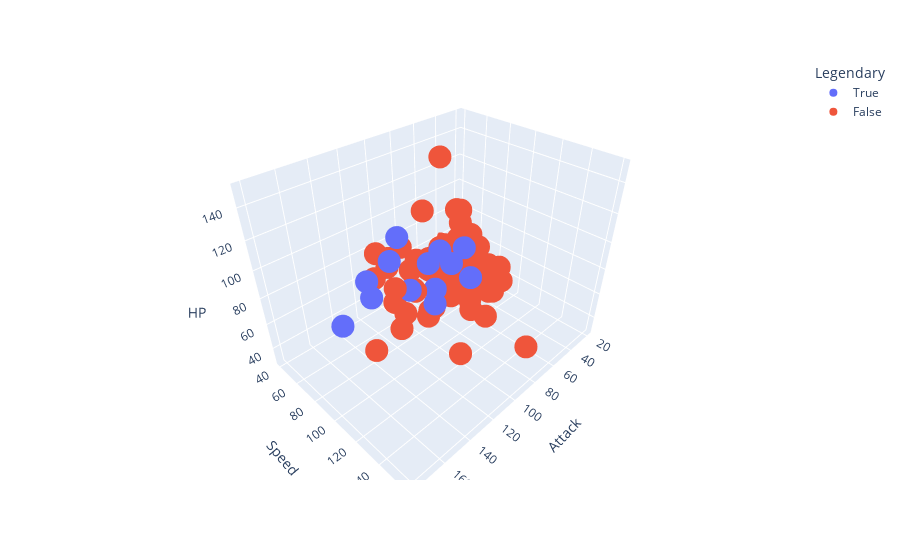

The notebook cell saved with this chart:
### Code cell
px.scatter_3d(df7,x='Attack',y='Speed',z='HP',color='Legendary',hover_name='Name')

### Figure 1 — Plotly figure (JSON) as saved in the notebook; plotly's stock layout.template omitted (floating-point values rounded to 4 significant figures)
{"data": [{"hovertemplate": "<b>%{hovertext}</b><br><br>Legendary=True<br>Attack=%{x}<br>Speed=%{y}<br>HP=%{z}<extra></extra>", "hovertext": ["RayquazaMega Rayquaza", "Ho-oh", "Lugia", "Yveltal", "Rayquaza", "LandorusIncarnate Forme", "ShayminSky Forme", "LandorusTherian Forme", "ThundurusIncarnate Forme", "ThundurusTherian Forme", "Zapdos", "Articuno", "Moltres"], "legendgroup": "True", "marker": {"color": "#636efa", "symbol": "circle"}, "mode": "markers", "name": "True", "scene": "scene", "showlegend": true, "type": "scatter3d", "x": [180, 130, 90, 131, 150, 125, 103, 145, 115, 105, 90, 85, 100], "y": [115, 90, 110, 99, 95, 101, 127, 91, 111, 101, 100, 85, 90], "z": [105, 106, 106, 126, 105, 89, 100, 89, 79, 79, 90, 90, 90]}, {"hovertemplate": "<b>%{hovertext}</b><br><br>Legendary=False<br>Attack=%{x}<br>Speed=%{y}<br>HP=%{z}<extra></extra>", "hovertext": ["SalamenceMega Salamence", "CharizardMega Charizard Y", "AerodactylMega Aerodactyl", "PinsirMega Pinsir", "Salamence", "Dragonite", "PidgeotMega Pidgeot", "Archeops", "Togekiss", "Gyarados", "Crobat", "Charizard", "RotomFan Rotom", "Yanmega", "Aerodactyl", "Braviary", "Gliscor", "Mandibuzz", "Honchkrow", "Scyther", "Hawlucha", "Talonflame", "Drifblim", "Sigilyph", "Altaria", "Unfezant", "Staraptor", "Pidgeot", "Vespiquen", "Swanna", "Xatu", "Skarmory", "Mantine", "Jumpluff", "Dodrio", "Tropius", "Ninjask", "Golbat", "Noctowl", "Fearow", "Swellow", "Gligar", "Pelipper", "Emolga", "Swoobat", "Mothim", "Masquerain", "Vivillon", "Chatot", "Murkrow", "Togetic", "Archen", "Beautifly", "Butterfree", "Yanma", "Ledian", "Fletchinder", "Vullaby", "Tranquill", "Farfetch'd", "Rufflet", "Pidgeotto", "Drifloon", "Mantyke", "Staravia", "Skiploom", "Delibird", "Natu", "Woobat", "Doduo", "Swablu", "Ducklett", "Fletchling", "Taillow", "Wingull", "Ledyba", "Pidove", "Hoothoot", "Spearow", "Pidgey", "Hoppip", "Starly", "Zubat", "Combee"], "legendgroup": "False", "marker": {"color": "#EF553B", "symbol": "circle"}, "mode": "markers", "name": "False", "scene": "scene", "showlegend": true, "type": "scatter3d", "x": [145, 104, 135, 155, 135, 134, 80, 140, 50, 125, 90, 84, 65, 76, 105, 123, 95, 65, 125, 110, 92, 81, 80, 58, 70, 115, 120, 80, 80, 87, 75, 80, 40, 55, 110, 68, 90, 80, 50, 90, 85, 75, 50, 75, 57, 94, 60, 52, 65, 85, 40, 112, 70, 45, 65, 35, 73, 55, 77, 65, 83, 60, 50, 20, 75, 45, 55, 50, 45, 85, 40, 44, 50, 55, 30, 20, 55, 30, 60, 45, 35, 55, 45, 30], "y": [120, 100, 150, 105, 100, 80, 121, 110, 80, 81, 130, 100, 86, 95, 130, 80, 95, 80, 71, 105, 118, 126, 80, 97, 80, 93, 100, 101, 40, 98, 95, 70, 70, 110, 100, 51, 160, 90, 70, 100, 125, 85, 65, 103, 114, 66, 60, 89, 91, 91, 40, 70, 65, 70, 95, 85, 84, 60, 65, 60, 60, 71, 70, 50, 80, 80, 75, 70, 72, 75, 50, 55, 62, 85, 85, 55, 43, 50, 70, 56, 50, 60, 55, 70], "z": [95, 78, 80, 65, 95, 91, 83, 75, 85, 95, 85, 78, 50, 86, 80, 100, 75, 110, 100, 70, 78, 78, 150, 72, 75, 80, 85, 83, 70, 75, 65, 65, 65, 75, 60, 99, 61, 75, 100, 65, 60, 65, 60, 55, 67, 70, 70, 80, 76, 60, 55, 55, 60, 60, 65, 55, 62, 70, 62, 52, 70, 63, 90, 45, 55, 55, 45, 40, 55, 35, 45, 62, 45, 40, 40, 40, 50, 60, 40, 40, 35, 40, 40, 30]}], "layout": {"legend": {"title": {"text": "Legendary"}, "tracegroupgap": 0}, "margin": {"t": 60}, "scene": {"domain": {"x": [0, 1], "y": [0, 1]}, "xaxis": {"title": {"text": "Attack"}}, "yaxis": {"title": {"text": "Speed"}}, "zaxis": {"title": {"text": "HP"}}}}}
